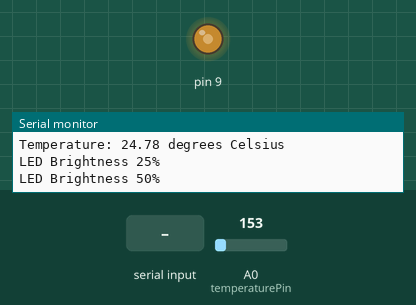
Simulated run of this sketch. Board: Arduino Uno, built with avr-gcc and run on an emulated ATmega328P. On the bench: output pins drawn as LEDs (lit = HIGH), the last lines printed to the serial monitor. Inputs (shaded band) come from the test bench; at power-on: A0 (temperaturePin) = 153.

Above: at 1.2 s.
1.3 s: "0" received over Serial
At 2.8 s:
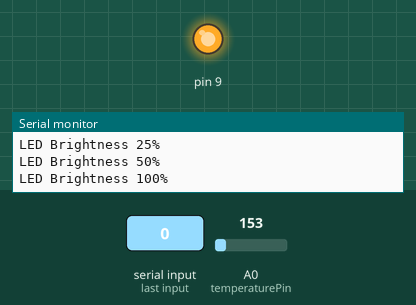
At 3.9 s:
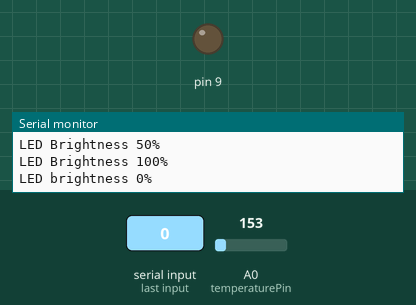
4.5 s: A0 (temperaturePin) set to 130
13.8 s: A0 (temperaturePin) set to 113
23.1 s: "1" received over Serial
At 23.5 s:
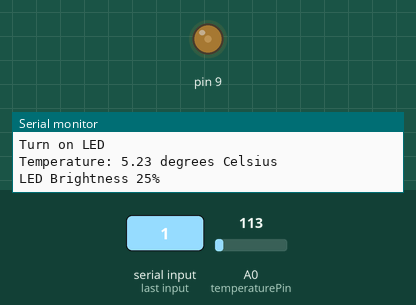
Timing chart, 0 to 31.1 s (numbered marks = the images above; inputs shaded):
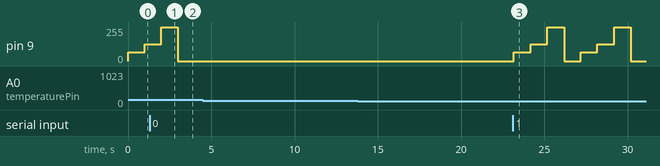

The sketch:

Myproject1._.ino
```cpp
const int temperaturePin = A0;
bool ledBlinking = true;
bool tempSensorEnabled = true;

void setup() {
  Serial.begin(9600);
  pinMode(9, OUTPUT);
}

void loop() {
  if (Serial.available() > 0) {
    char command = Serial.read();

    if (command == '1') {
      ledBlinking = true;
      Serial.println("Turn on LED");
    } else if (command == '0') {
      ledBlinking = false;
      digitalWrite(9, 0);
      Serial.println("Turn off LED");
    } else if (command == '2') {
      tempSensorEnabled = false;
      Serial.println("Temperature sensor disabled");
    } else if (command == '3') {
      tempSensorEnabled = true;
      Serial.println("Temperature sensor enabled");
    }
  }

  if (tempSensorEnabled) {
    int sensorValue = analogRead(temperaturePin);
    float voltage = sensorValue * (5.0 / 1023.0);
    float temperatureC = (voltage - 0.5) * 100.0;

    Serial.print("Temperature: ");
    Serial.print(temperatureC);
    Serial.println(" degrees Celsius");
  }

  if (ledBlinking) {
    analogWrite(9, 64);
    Serial.println("LED Brightness 25%");
    delay(1000);
    analogWrite(9, 127);
    Serial.println("LED Brightness 50%");
    delay(1000);
    analogWrite(9, 255);
    Serial.println("LED Brightness 100%");
    delay(1000);
    analogWrite(9, 0);
    Serial.println("LED brightness 0%");
    delay(1000);
  }
}
```

Measured:
- after the input at 1.3 s, pin 9: goes on until 3.0 s, then stays 0/255
- after the input at 23.1 s, pin 9: 0/255 → 64/255 after 0.06 s, → 127/255 1.0 s later, → 255/255 1.0 s later, → 0/255 1.0 s later, … (8 changes in this stretch)
